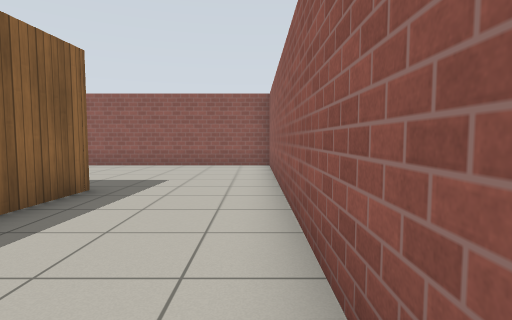
View 1 (above)

24 first-person views from a walk through a world built for the Gazebo simulator. The camera is 0.94 m above the floor, tilts 4° down and sees 80° across. The floor is counted in squares, 1 m on a side. Each view is taken from the middle of a square. On the plan, view 1 faces up. The plan holds only what a view shows up to about 11 squares ahead; the rest is blank. Simple patterns stand in for the simulator's built-in surfaces.

View 2
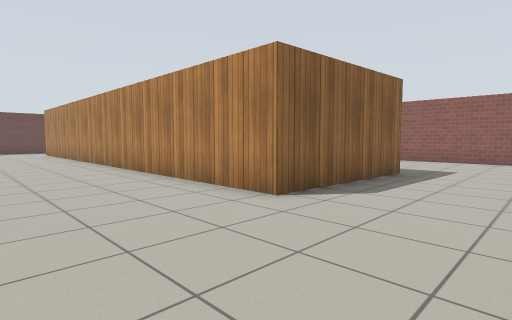

View 3
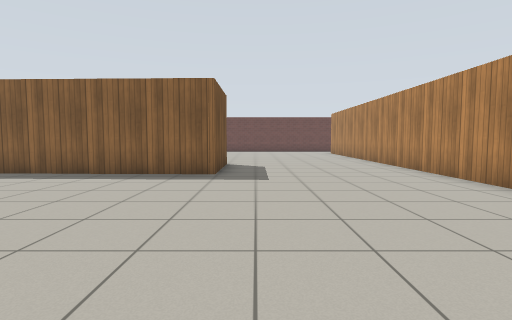

View 4
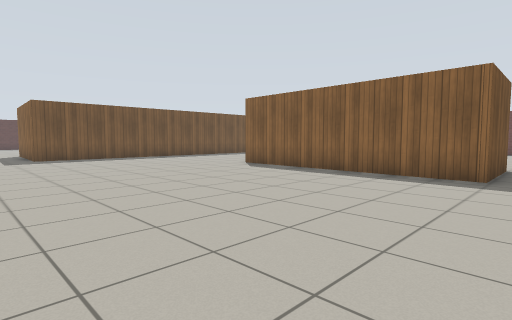

View 5
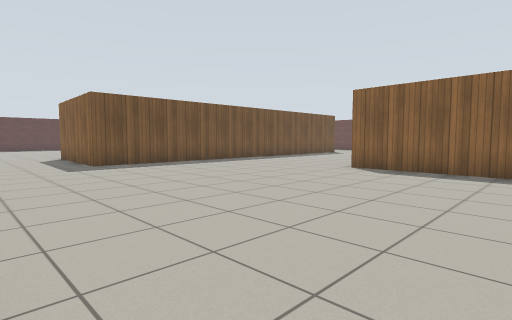

View 6
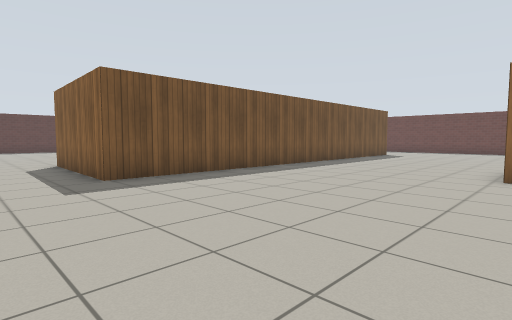

View 7
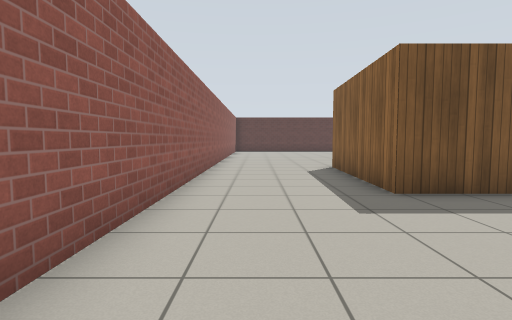

View 8
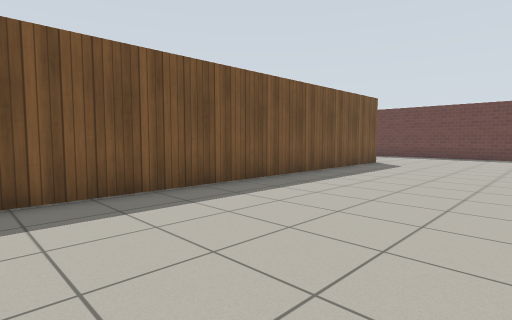

View 9
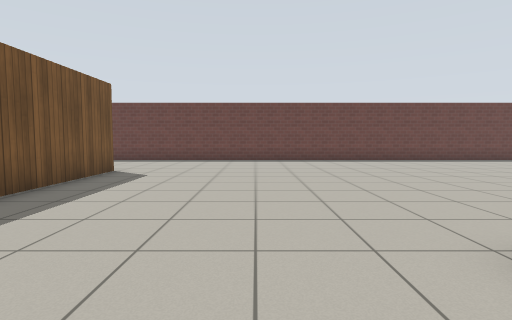

View 10
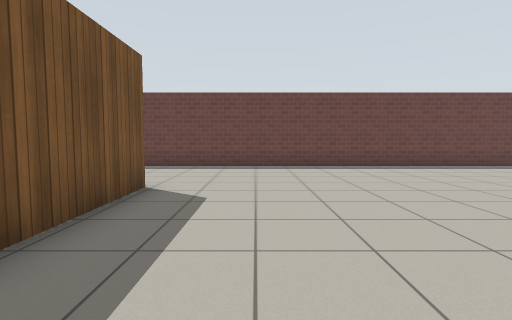

View 11
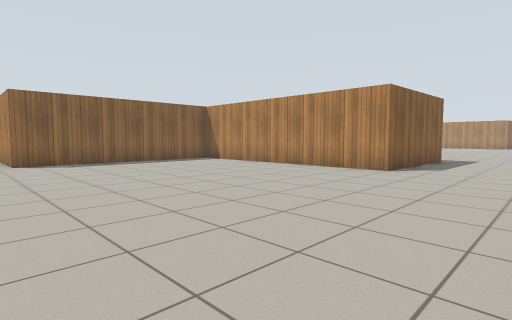

View 12
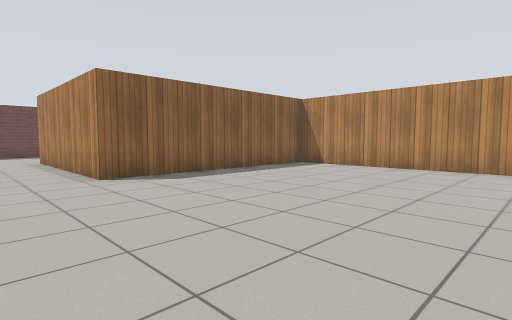

View 13
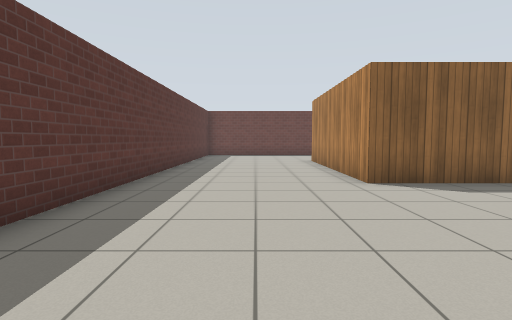

View 14
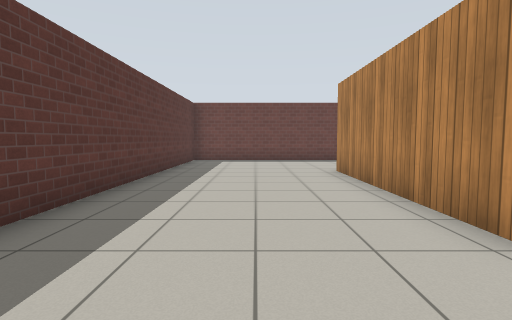

View 15
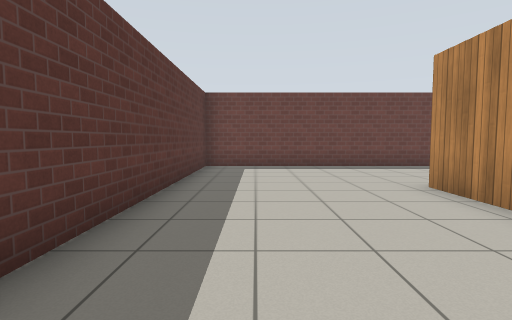

View 16
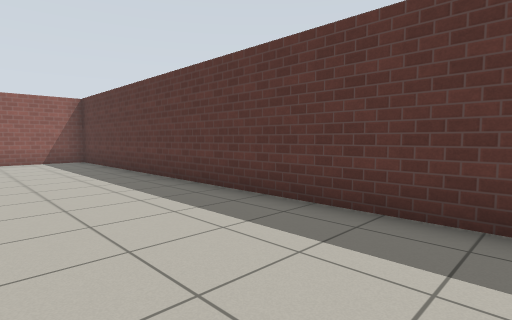

View 17
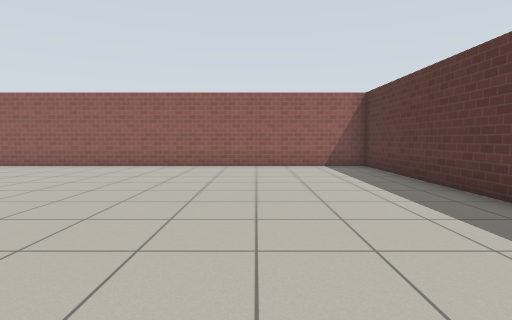

View 18
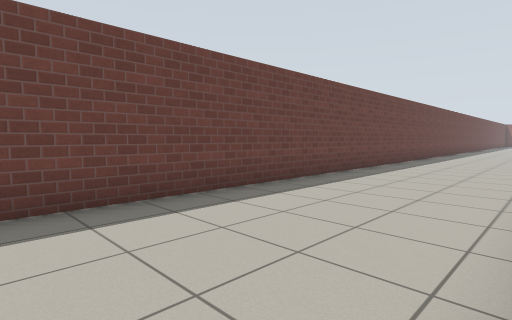

View 19
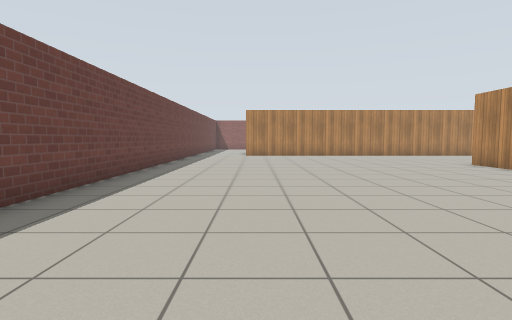

View 20
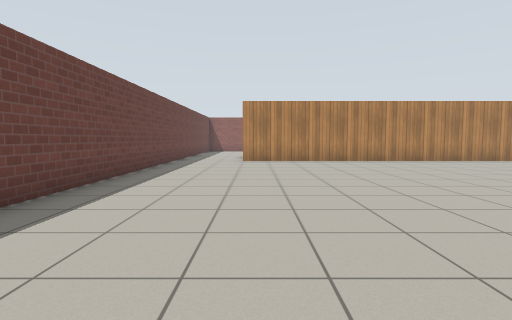

View 21
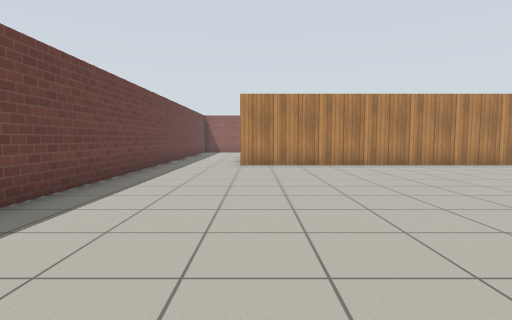

View 22
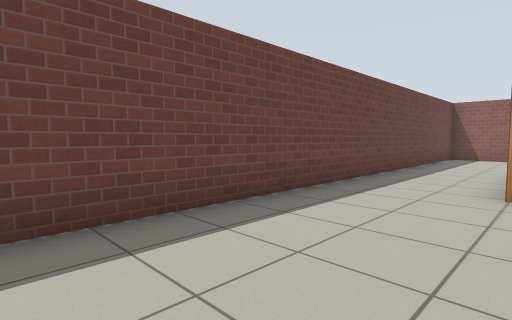

View 23
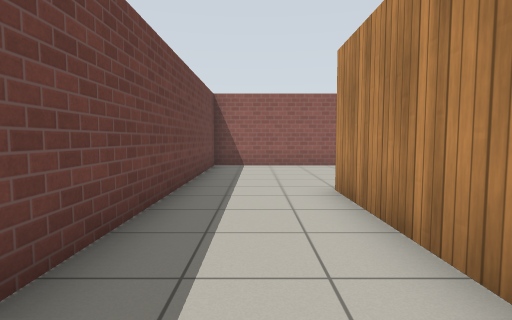

View 24
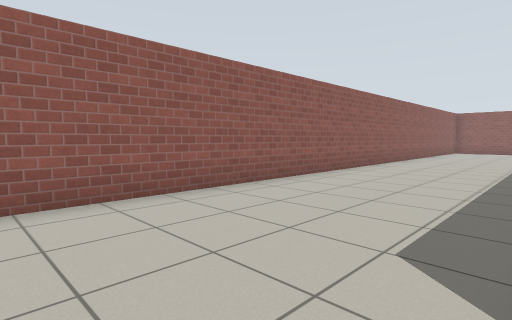

### Floor plan
Points are (right, up) in squares from view 1. A wall is a line through its corners. A room is listed if a view was taken in it or the views show most of it. See-through windows are left out.
Room 1 (views 1, 2, 3, 4, 5, 6, 7, 8, 9, 10, 19, 20, 21, 22, 23, 24)
walls: (-12.2, -6.9) (-12.2, -5.1) (-9, -5.1) (-9.3, -12.9); (-20.5, 1.6) (-20.5, 5.6); (-18.9, -19.1) (-3.4, -19.1) (-3.5, -24) (-4.5, -24); (0.5, 0.5) (0.5, 10.4); (-3, 5.6) (-3.3, 0.8) (-20.6, 0.8); (-11, 10.7) (-23.5, 10.7) (-23.5, -32.5); (0.5, 10.7) (-6, 10.7); (0.5, -25.5) (0.5, -15.6)
ways out: opening at (-21.5, -32.8) to room 2; opening at (-2.5, -25.8) to room 2
Room 2 (views 11, 12, 13, 14, 15, 16, 17, 18)
walls: (-12.4, -25.6) (-12.4, -31.6) (-18.9, -31.6); (-4.5, -24) (-10.7, -24); (-23.5, -32.5) (-23.5, -36.7) (0.5, -36.7) (0.5, -25.5)
ways out: opening at (-21.5, -32.8) to room 1; opening at (-2.5, -25.8) to room 1

Positions as (right, up) in squares from view 1, and headings:
1: (0, 0), facing up
2: (0, -3), facing up-left
3: (-1, -4), facing left
4: (-1, -4), facing down-left
5: (0, -8), facing down-left
6: (-1, -12), facing down-left
7: (-1, -14), facing down
8: (-7, -14), facing down-left
9: (-10, -15), facing left
10: (-13, -17), facing left
11: (0, -33), facing up-left
12: (-5, -34), facing up-left
13: (-6, -34), facing left
14: (-10, -34), facing left
15: (-13, -35), facing left
16: (-13, -33), facing down-right
17: (-10, -33), facing right
18: (-19, -33), facing up-left
19: (-20, -16), facing up
20: (-20, -12), facing up
21: (-20, -10), facing up
22: (-20, -5), facing up-left
23: (-22, 0), facing up
24: (-22, 6), facing up-right
